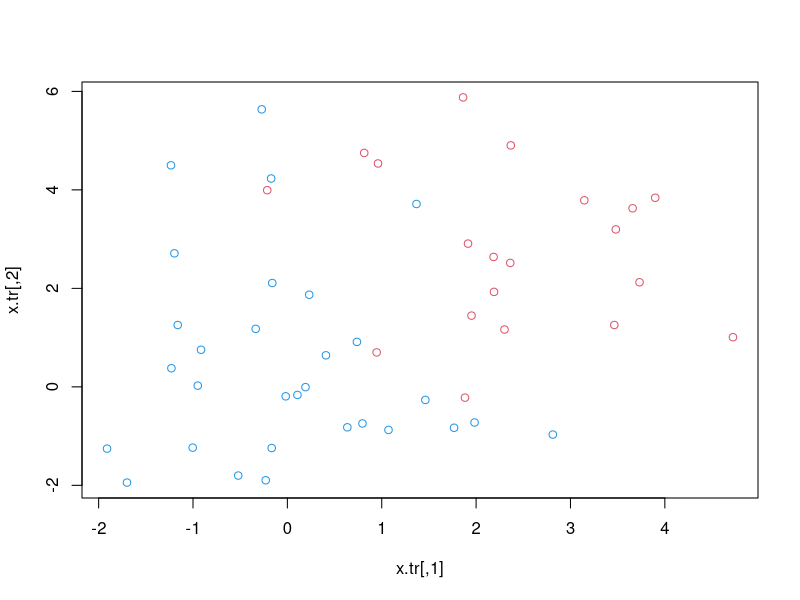
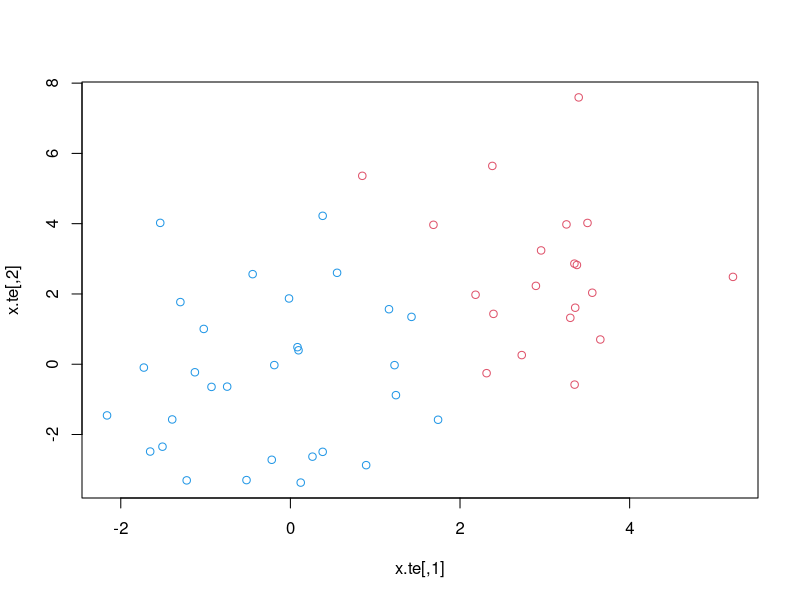
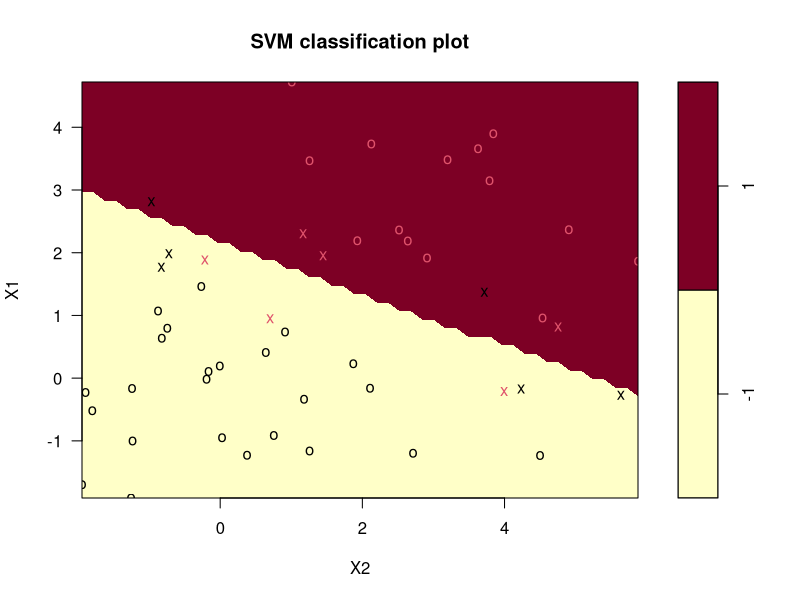
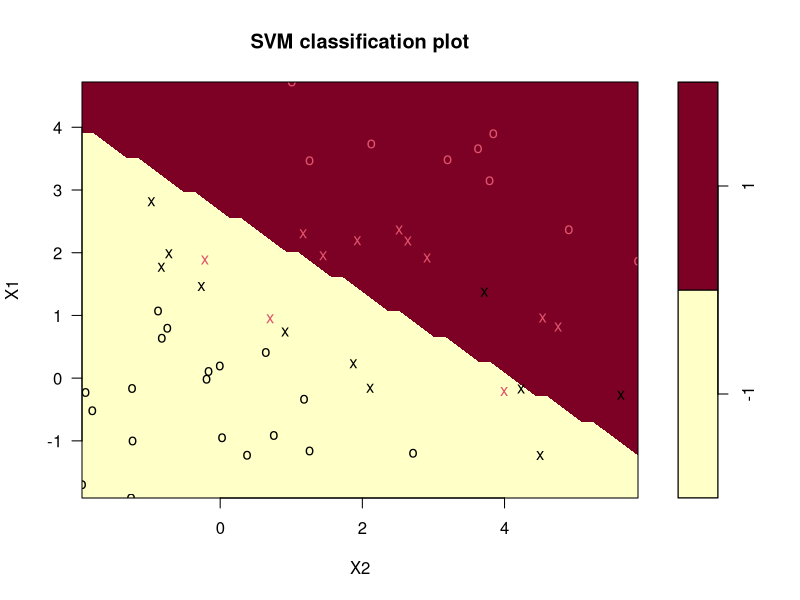
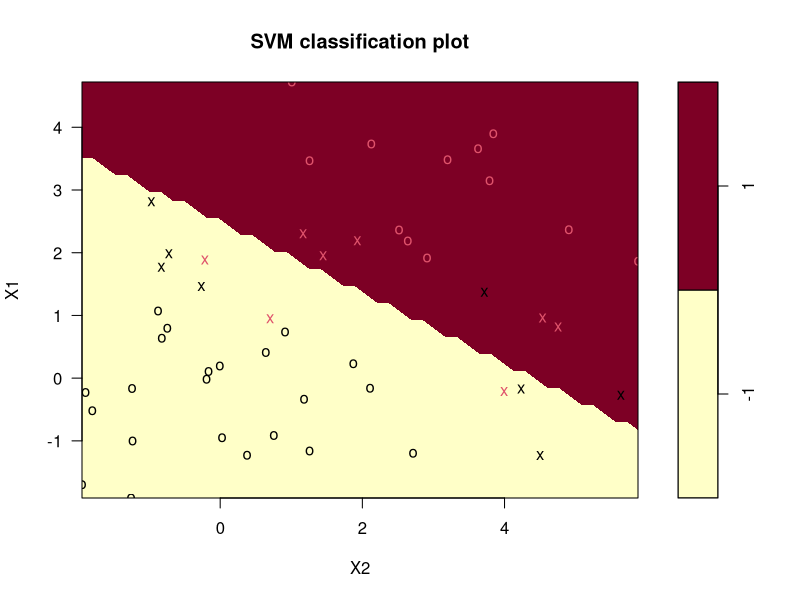
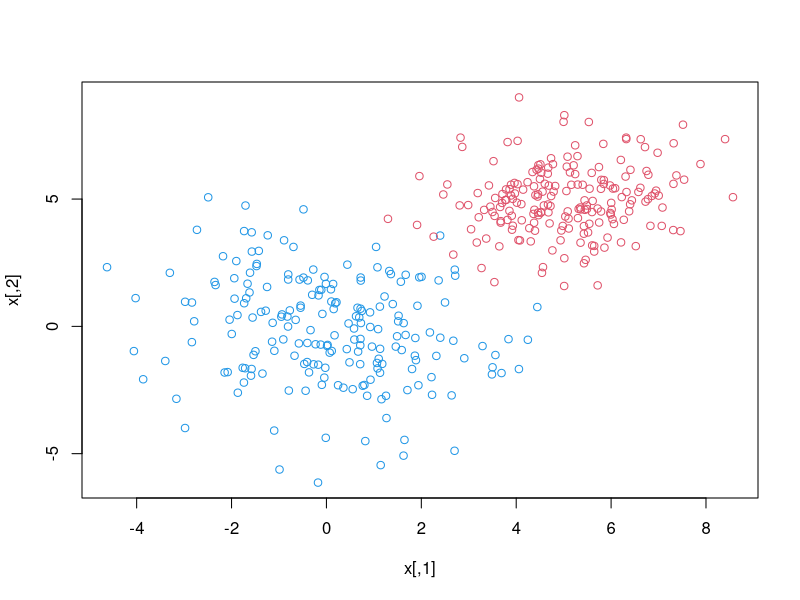

Generate these figures, in order, with R:
#########################
# Support vector machine#
#########################

#Packages for create new dataset
install.packages('e1071')
install.packages('mvtnorm')
library(e1071)
library(mvtnorm)



##Support vector classifier (Binary classifier)

########################
#CASE1 (n1= 30, n2 = 20)
########################
#1. Data generation 

#1.1 set values and covariance matrix
n1 = 30
n2 = 20
p = 2

Sig = matrix(c(2,-0.75,-0.75,4), nrow=2, ncol=2) #covariance matrix
Sig




#1.2 create a training and test dataset

#1.2.1 Training dataset
x1.tr = rmvnorm(n1, mean=rep(0,p), sigma=Sig)
x2.tr = rmvnorm(n2, mean=rep(3,p), sigma=Sig)
x.tr = rbind(x1.tr, x2.tr)
y.tr = c(rep(-1,n1), rep(1,n2))
train = data.frame(x.tr, y=as.factor(y.tr))
train
plot(x.tr, col=(3-y.tr))


#1.2.2 Test dataset
x1.te = rmvnorm(n1, mean=rep(0,p), sigma=Sig)
x2.te = rmvnorm(n2, mean=rep(3,p), sigma=Sig)
x.te = rbind(x1.te, x2.te)
y.te = c(rep(-1,n1), rep(1,n2))
test = data.frame(x.te, y=as.factor(y.te))
test
plot(x.te, col=(3-y.te))



#2. Classifier

# SVM fitting code
# e.g., fit = svm(y ~., data=dat, kernel='linear', cost=5, scale=FALSE)
# cost = tuning parameter, margine의 폭을 결정. C-V로 찾아줘야 하는 값.
#         Non-linear의 경우 decision boundary의 smoothness를 의미함.

#2.1 SVM when cost = 5
fit1 = svm(y ~., data=train, kernel='linear', cost=5, scale=FALSE)
summary(fit1)
fit1$index
plot(fit1,train)

#2.2 SVM when cost = 0.1
fit2 = svm(y ~., data=train, kernel='linear', cost=0.1, scale=FALSE)
summary(fit2)
fit2$index
plot(fit2,train)

#2.3 Parmater tuning of 'SVM' using 5-fold Cross Validation
c = tune(svm, y ~., data=train, kernel='linear', tunecontrol =
           tune.control(cross=5), range=list(cost=c(0.001,0.01,0.1,1,5,10,100)))
summary(c)
bestM = c$best.model
summary(bestM)
plot(bestM,train)

#3. Prediction
head(test)
yhat = predict(bestM, test)
sum(yhat != y.te)/ (n1+n2)



################################
#CASE2 #CASE1 (n1= 200, n2 = 200)
################################

#1. Data generation 

#1.1 set values and covariance matrix
n1 = 200
n2 = 200
p = 2

Sig1 = matrix(c(3,-0.75,-0.75,4), nrow=2, ncol=2) #covariance matrix 1
Sig2 = matrix(c(2,0.5,0.5,2), nrow=2, ncol=2) #covariance matrix 2


#1.2 create a training and test dataset

#1.2.1 dataset
x1 = rmvnorm(n1, mean=rep(0,p), sigma=Sig1)
x2 = rmvnorm(n2, mean=rep(5,p), sigma=Sig2)

x = rbind(x1, x2)
y = c(rep(-1,n1), rep(1,n2))

dat = data.frame(x, y=as.factor(y))
dim(dat)
head(dat)
plot(x, col=(3-y))


#1.2.2 separate dataset into training and test set
index = sample(1:(n1+n2),300)
length(index)
train = dat[index,] #training set
test = dat[-index,] #test set
dim(train)
dim(test)




